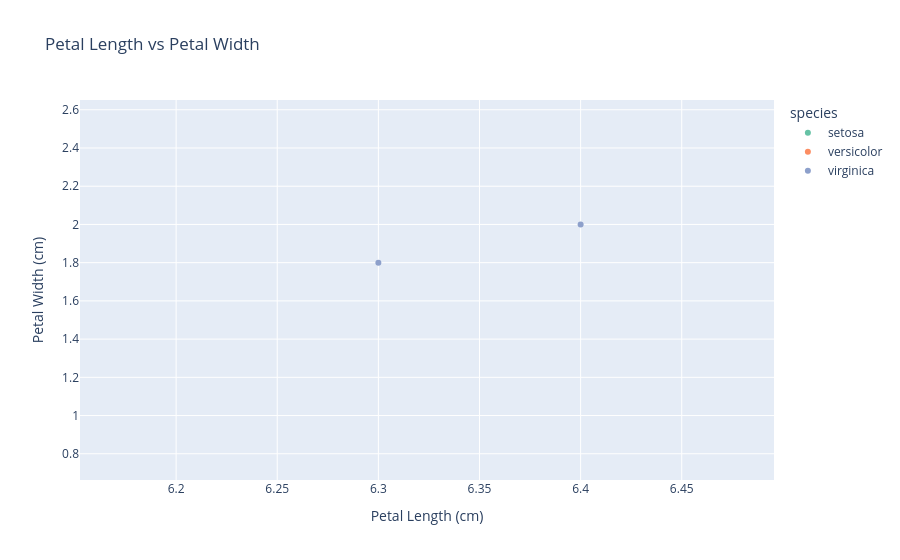
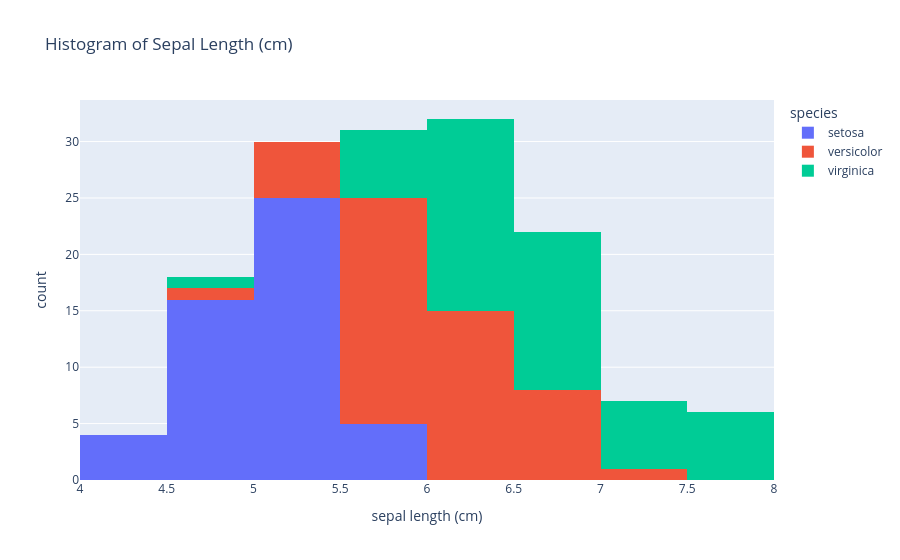
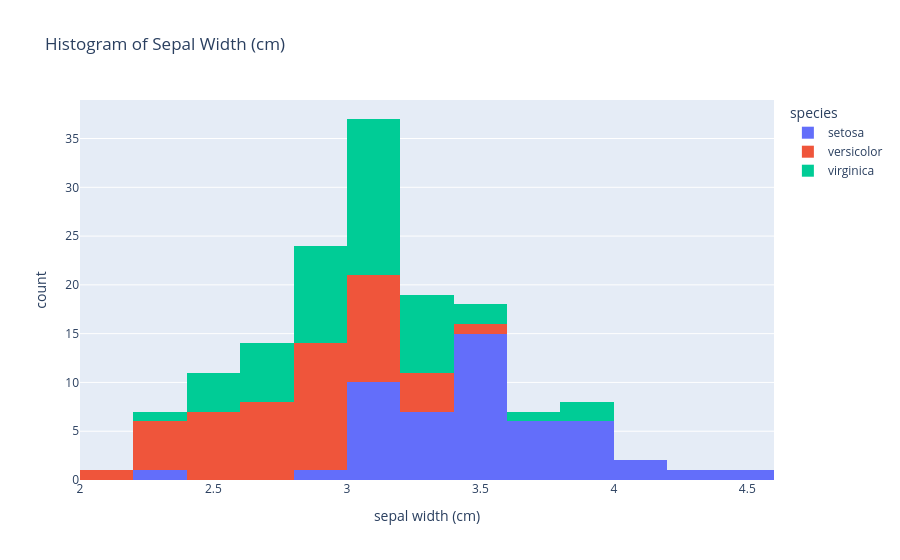
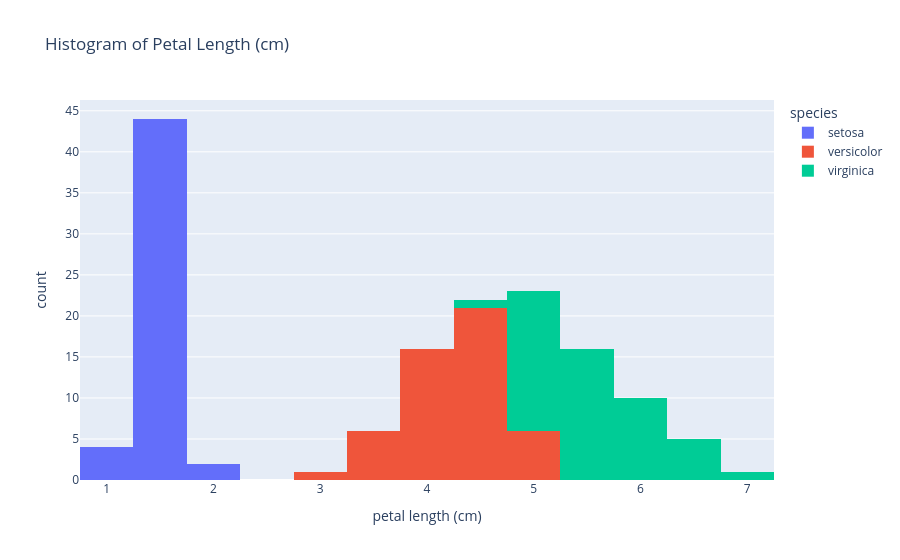

The notebook cell saved with these charts, in order:
### Code cell
import plotly.express as px
from sklearn.datasets import load_iris
import pandas as pd

# Load the Iris dataset
iris = load_iris()
iris_df = pd.DataFrame(iris.data, columns=iris.feature_names)
iris_df['species'] = iris.target

# Map species numbers to actual species names
iris_df['species'] = iris_df['species'].map({0: 'setosa', 1: 'versicolor', 2: 'virginica'})

# A. Scatter plot: Petal length vs Petal width
fig = px.scatter(iris_df, x='petal length (cm)', y='petal width (cm)', color='species', title="Petal Length vs Petal Width",
                 labels={'petal length (cm)': 'Petal Length (cm)', 'petal width (cm)': 'Petal Width (cm)'},
                 color_discrete_sequence=px.colors.qualitative.Set2)
fig.show()

# B. Histograms for each attribute
fig = px.histogram(iris_df, x='sepal length (cm)', color='species', title='Histogram of Sepal Length (cm)', nbins=15)
fig.show()

fig = px.histogram(iris_df, x='sepal width (cm)', color='species', title='Histogram of Sepal Width (cm)', nbins=15)
fig.show()

fig = px.histogram(iris_df, x='petal length (cm)', color='species', title='Histogram of Petal Length (cm)', nbins=15)
fig.show()

fig = px.histogram(iris_df, x='petal width (cm)', color='species', title='Histogram of Petal Width (cm)', nbins=15)
fig.show()

# C. Pie chart for species frequency
species_counts = iris_df['species'].value_counts()
fig = px.pie(names=species_counts.index, values=species_counts.values, title="Frequency of Each Flower Species")
fig.show()

# D. Pair plot of all attributes (using scatter_matrix)
fig = px.scatter_matrix(iris_df, dimensions=iris.feature_names, color="species",
                        title="Pair Plot of Iris Dataset Attributes", 
                        color_discrete_sequence=px.colors.qualitative.Set2)
fig.show()

### Figure 1 — Plotly figure (JSON) as saved in the notebook; plotly's stock layout.template omitted (floating-point values rounded to 4 significant figures)
{"data": [{"hovertemplate": "species=setosa<br>Petal Length (cm)=%{x}<br>Petal Width (cm)=%{y}<extra></extra>", "legendgroup": "setosa", "marker": {"color": "rgb(102,194,165)", "symbol": "circle"}, "mode": "markers", "name": "setosa", "orientation": "v", "showlegend": true, "type": "scatter", "x": [1.4, 1.4, 1.3, 1.5, 1.4, 1.7, 1.4, 1.5, 1.4, 1.5, 1.5, 1.6, 1.4, 1.1, 1.2, 1.5, 1.3, 1.4, 1.7, 1.5, 1.7, 1.5, 1, 1.7, 1.9, 1.6, 1.6, 1.5, 1.4, 1.6, 1.6, 1.5, 1.5, 1.4, 1.5, 1.2, 1.3, 1.4, 1.3, 1.5, 1.3, 1.3, 1.3, 1.6, 1.9, 1.4, 1.6, 1.4, 1.5, 1.4], "xaxis": "x", "y": [0.2, 0.2, 0.2, 0.2, 0.2, 0.4, 0.3, 0.2, 0.2, 0.1, 0.2, 0.2, 0.1, 0.1, 0.2, 0.4, 0.4, 0.3, 0.3, 0.3, 0.2, 0.4, 0.2, 0.5, 0.2, 0.2, 0.4, 0.2, 0.2, 0.2, 0.2, 0.4, 0.1, 0.2, 0.2, 0.2, 0.2, 0.1, 0.2, 0.2, 0.3, 0.3, 0.2, 0.6, 0.4, 0.3, 0.2, 0.2, 0.2, 0.2], "yaxis": "y"}, {"hovertemplate": "species=versicolor<br>Petal Length (cm)=%{x}<br>Petal Width (cm)=%{y}<extra></extra>", "legendgroup": "versicolor", "marker": {"color": "rgb(252,141,98)", "symbol": "circle"}, "mode": "markers", "name": "versicolor", "orientation": "v", "showlegend": true, "type": "scatter", "x": [4.7, 4.5, 4.9, 4, 4.6, 4.5, 4.7, 3.3, 4.6, 3.9, 3.5, 4.2, 4, 4.7, 3.6, 4.4, 4.5, 4.1, 4.5, 3.9, 4.8, 4, 4.9, 4.7, 4.3, 4.4, 4.8, 5, 4.5, 3.5, 3.8, 3.7, 3.9, 5.1, 4.5, 4.5, 4.7, 4.4, 4.1, 4, 4.4, 4.6, 4, 3.3, 4.2, 4.2, 4.2, 4.3, 3, 4.1], "xaxis": "x", "y": [1.4, 1.5, 1.5, 1.3, 1.5, 1.3, 1.6, 1, 1.3, 1.4, 1, 1.5, 1, 1.4, 1.3, 1.4, 1.5, 1, 1.5, 1.1, 1.8, 1.3, 1.5, 1.2, 1.3, 1.4, 1.4, 1.7, 1.5, 1, 1.1, 1, 1.2, 1.6, 1.5, 1.6, 1.5, 1.3, 1.3, 1.3, 1.2, 1.4, 1.2, 1, 1.3, 1.2, 1.3, 1.3, 1.1, 1.3], "yaxis": "y"}, {"hovertemplate": "species=virginica<br>Petal Length (cm)=%{x}<br>Petal Width (cm)=%{y}<extra></extra>", "legendgroup": "virginica", "marker": {"color": "rgb(141,160,203)", "symbol": "circle"}, "mode": "markers", "name": "virginica", "orientation": "v", "showlegend": true, "type": "scatter", "x": [6, 5.1, 5.9, 5.6, 5.8, 6.6, 4.5, 6.3, 5.8, 6.1, 5.1, 5.3, 5.5, 5, 5.1, 5.3, 5.5, 6.7, 6.9, 5, 5.7, 4.9, 6.7, 4.9, 5.7, 6, 4.8, 4.9, 5.6, 5.8, 6.1, 6.4, 5.6, 5.1, 5.6, 6.1, 5.6, 5.5, 4.8, 5.4, 5.6, 5.1, 5.1, 5.9, 5.7, 5.2, 5, 5.2, 5.4, 5.1], "xaxis": "x", "y": [2.5, 1.9, 2.1, 1.8, 2.2, 2.1, 1.7, 1.8, 1.8, 2.5, 2, 1.9, 2.1, 2, 2.4, 2.3, 1.8, 2.2, 2.3, 1.5, 2.3, 2, 2, 1.8, 2.1, 1.8, 1.8, 1.8, 2.1, 1.6, 1.9, 2, 2.2, 1.5, 1.4, 2.3, 2.4, 1.8, 1.8, 2.1, 2.4, 2.3, 1.9, 2.3, 2.5, 2.3, 1.9, 2, 2.3, 1.8], "yaxis": "y"}], "layout": {"autosize": true, "legend": {"title": {"text": "species"}, "tracegroupgap": 0}, "title": {"text": "Petal Length vs Petal Width"}, "xaxis": {"anchor": "y", "autorange": false, "domain": [0, 1], "range": [6.152, 6.496], "title": {"text": "Petal Length (cm)"}, "type": "linear"}, "yaxis": {"anchor": "x", "autorange": false, "domain": [0, 1], "range": [0.6628, 2.651], "title": {"text": "Petal Width (cm)"}, "type": "linear"}}}

### Figure 2 — Plotly figure (JSON) as saved in the notebook; plotly's stock layout.template omitted (floating-point values rounded to 4 significant figures)
{"data": [{"alignmentgroup": "True", "bingroup": "x", "hovertemplate": "species=setosa<br>sepal length (cm)=%{x}<br>count=%{y}<extra></extra>", "legendgroup": "setosa", "marker": {"color": "#636efa", "pattern": {"shape": ""}}, "name": "setosa", "nbinsx": 15, "offsetgroup": "setosa", "orientation": "v", "showlegend": true, "type": "histogram", "x": [5.1, 4.9, 4.7, 4.6, 5, 5.4, 4.6, 5, 4.4, 4.9, 5.4, 4.8, 4.8, 4.3, 5.8, 5.7, 5.4, 5.1, 5.7, 5.1, 5.4, 5.1, 4.6, 5.1, 4.8, 5, 5, 5.2, 5.2, 4.7, 4.8, 5.4, 5.2, 5.5, 4.9, 5, 5.5, 4.9, 4.4, 5.1, 5, 4.5, 4.4, 5, 5.1, 4.8, 5.1, 4.6, 5.3, 5], "xaxis": "x", "yaxis": "y"}, {"alignmentgroup": "True", "bingroup": "x", "hovertemplate": "species=versicolor<br>sepal length (cm)=%{x}<br>count=%{y}<extra></extra>", "legendgroup": "versicolor", "marker": {"color": "#EF553B", "pattern": {"shape": ""}}, "name": "versicolor", "nbinsx": 15, "offsetgroup": "versicolor", "orientation": "v", "showlegend": true, "type": "histogram", "x": [7, 6.4, 6.9, 5.5, 6.5, 5.7, 6.3, 4.9, 6.6, 5.2, 5, 5.9, 6, 6.1, 5.6, 6.7, 5.6, 5.8, 6.2, 5.6, 5.9, 6.1, 6.3, 6.1, 6.4, 6.6, 6.8, 6.7, 6, 5.7, 5.5, 5.5, 5.8, 6, 5.4, 6, 6.7, 6.3, 5.6, 5.5, 5.5, 6.1, 5.8, 5, 5.6, 5.7, 5.7, 6.2, 5.1, 5.7], "xaxis": "x", "yaxis": "y"}, {"alignmentgroup": "True", "bingroup": "x", "hovertemplate": "species=virginica<br>sepal length (cm)=%{x}<br>count=%{y}<extra></extra>", "legendgroup": "virginica", "marker": {"color": "#00cc96", "pattern": {"shape": ""}}, "name": "virginica", "nbinsx": 15, "offsetgroup": "virginica", "orientation": "v", "showlegend": true, "type": "histogram", "x": [6.3, 5.8, 7.1, 6.3, 6.5, 7.6, 4.9, 7.3, 6.7, 7.2, 6.5, 6.4, 6.8, 5.7, 5.8, 6.4, 6.5, 7.7, 7.7, 6, 6.9, 5.6, 7.7, 6.3, 6.7, 7.2, 6.2, 6.1, 6.4, 7.2, 7.4, 7.9, 6.4, 6.3, 6.1, 7.7, 6.3, 6.4, 6, 6.9, 6.7, 6.9, 5.8, 6.8, 6.7, 6.7, 6.3, 6.5, 6.2, 5.9], "xaxis": "x", "yaxis": "y"}], "layout": {"autosize": true, "barmode": "relative", "legend": {"title": {"text": "species"}, "tracegroupgap": 0}, "title": {"text": "Histogram of Sepal Length (cm)"}, "xaxis": {"anchor": "y", "autorange": true, "domain": [0, 1], "range": [4, 8], "title": {"text": "sepal length (cm)"}, "type": "linear"}, "yaxis": {"anchor": "x", "autorange": true, "domain": [0, 1], "range": [0, 33.68], "title": {"text": "count"}}}}

### Figure 3 — Plotly figure (JSON) as saved in the notebook; plotly's stock layout.template omitted (floating-point values rounded to 4 significant figures)
{"data": [{"alignmentgroup": "True", "bingroup": "x", "hovertemplate": "species=setosa<br>sepal width (cm)=%{x}<br>count=%{y}<extra></extra>", "legendgroup": "setosa", "marker": {"color": "#636efa", "pattern": {"shape": ""}}, "name": "setosa", "nbinsx": 15, "offsetgroup": "setosa", "orientation": "v", "showlegend": true, "type": "histogram", "x": [3.5, 3, 3.2, 3.1, 3.6, 3.9, 3.4, 3.4, 2.9, 3.1, 3.7, 3.4, 3, 3, 4, 4.4, 3.9, 3.5, 3.8, 3.8, 3.4, 3.7, 3.6, 3.3, 3.4, 3, 3.4, 3.5, 3.4, 3.2, 3.1, 3.4, 4.1, 4.2, 3.1, 3.2, 3.5, 3.6, 3, 3.4, 3.5, 2.3, 3.2, 3.5, 3.8, 3, 3.8, 3.2, 3.7, 3.3], "xaxis": "x", "yaxis": "y"}, {"alignmentgroup": "True", "bingroup": "x", "hovertemplate": "species=versicolor<br>sepal width (cm)=%{x}<br>count=%{y}<extra></extra>", "legendgroup": "versicolor", "marker": {"color": "#EF553B", "pattern": {"shape": ""}}, "name": "versicolor", "nbinsx": 15, "offsetgroup": "versicolor", "orientation": "v", "showlegend": true, "type": "histogram", "x": [3.2, 3.2, 3.1, 2.3, 2.8, 2.8, 3.3, 2.4, 2.9, 2.7, 2, 3, 2.2, 2.9, 2.9, 3.1, 3, 2.7, 2.2, 2.5, 3.2, 2.8, 2.5, 2.8, 2.9, 3, 2.8, 3, 2.9, 2.6, 2.4, 2.4, 2.7, 2.7, 3, 3.4, 3.1, 2.3, 3, 2.5, 2.6, 3, 2.6, 2.3, 2.7, 3, 2.9, 2.9, 2.5, 2.8], "xaxis": "x", "yaxis": "y"}, {"alignmentgroup": "True", "bingroup": "x", "hovertemplate": "species=virginica<br>sepal width (cm)=%{x}<br>count=%{y}<extra></extra>", "legendgroup": "virginica", "marker": {"color": "#00cc96", "pattern": {"shape": ""}}, "name": "virginica", "nbinsx": 15, "offsetgroup": "virginica", "orientation": "v", "showlegend": true, "type": "histogram", "x": [3.3, 2.7, 3, 2.9, 3, 3, 2.5, 2.9, 2.5, 3.6, 3.2, 2.7, 3, 2.5, 2.8, 3.2, 3, 3.8, 2.6, 2.2, 3.2, 2.8, 2.8, 2.7, 3.3, 3.2, 2.8, 3, 2.8, 3, 2.8, 3.8, 2.8, 2.8, 2.6, 3, 3.4, 3.1, 3, 3.1, 3.1, 3.1, 2.7, 3.2, 3.3, 3, 2.5, 3, 3.4, 3], "xaxis": "x", "yaxis": "y"}], "layout": {"autosize": true, "barmode": "relative", "legend": {"title": {"text": "species"}, "tracegroupgap": 0}, "title": {"text": "Histogram of Sepal Width (cm)"}, "xaxis": {"anchor": "y", "autorange": true, "domain": [0, 1], "range": [2.0, 4.6], "title": {"text": "sepal width (cm)"}, "type": "linear"}, "yaxis": {"anchor": "x", "autorange": true, "domain": [0, 1], "range": [0, 38.95], "title": {"text": "count"}}}}

### Figure 4 — Plotly figure (JSON) as saved in the notebook; plotly's stock layout.template omitted (floating-point values rounded to 4 significant figures)
{"data": [{"alignmentgroup": "True", "bingroup": "x", "hovertemplate": "species=setosa<br>petal length (cm)=%{x}<br>count=%{y}<extra></extra>", "legendgroup": "setosa", "marker": {"color": "#636efa", "pattern": {"shape": ""}}, "name": "setosa", "nbinsx": 15, "offsetgroup": "setosa", "orientation": "v", "showlegend": true, "type": "histogram", "x": [1.4, 1.4, 1.3, 1.5, 1.4, 1.7, 1.4, 1.5, 1.4, 1.5, 1.5, 1.6, 1.4, 1.1, 1.2, 1.5, 1.3, 1.4, 1.7, 1.5, 1.7, 1.5, 1, 1.7, 1.9, 1.6, 1.6, 1.5, 1.4, 1.6, 1.6, 1.5, 1.5, 1.4, 1.5, 1.2, 1.3, 1.4, 1.3, 1.5, 1.3, 1.3, 1.3, 1.6, 1.9, 1.4, 1.6, 1.4, 1.5, 1.4], "xaxis": "x", "yaxis": "y"}, {"alignmentgroup": "True", "bingroup": "x", "hovertemplate": "species=versicolor<br>petal length (cm)=%{x}<br>count=%{y}<extra></extra>", "legendgroup": "versicolor", "marker": {"color": "#EF553B", "pattern": {"shape": ""}}, "name": "versicolor", "nbinsx": 15, "offsetgroup": "versicolor", "orientation": "v", "showlegend": true, "type": "histogram", "x": [4.7, 4.5, 4.9, 4, 4.6, 4.5, 4.7, 3.3, 4.6, 3.9, 3.5, 4.2, 4, 4.7, 3.6, 4.4, 4.5, 4.1, 4.5, 3.9, 4.8, 4, 4.9, 4.7, 4.3, 4.4, 4.8, 5, 4.5, 3.5, 3.8, 3.7, 3.9, 5.1, 4.5, 4.5, 4.7, 4.4, 4.1, 4, 4.4, 4.6, 4, 3.3, 4.2, 4.2, 4.2, 4.3, 3, 4.1], "xaxis": "x", "yaxis": "y"}, {"alignmentgroup": "True", "bingroup": "x", "hovertemplate": "species=virginica<br>petal length (cm)=%{x}<br>count=%{y}<extra></extra>", "legendgroup": "virginica", "marker": {"color": "#00cc96", "pattern": {"shape": ""}}, "name": "virginica", "nbinsx": 15, "offsetgroup": "virginica", "orientation": "v", "showlegend": true, "type": "histogram", "x": [6, 5.1, 5.9, 5.6, 5.8, 6.6, 4.5, 6.3, 5.8, 6.1, 5.1, 5.3, 5.5, 5, 5.1, 5.3, 5.5, 6.7, 6.9, 5, 5.7, 4.9, 6.7, 4.9, 5.7, 6, 4.8, 4.9, 5.6, 5.8, 6.1, 6.4, 5.6, 5.1, 5.6, 6.1, 5.6, 5.5, 4.8, 5.4, 5.6, 5.1, 5.1, 5.9, 5.7, 5.2, 5, 5.2, 5.4, 5.1], "xaxis": "x", "yaxis": "y"}], "layout": {"autosize": true, "barmode": "relative", "legend": {"title": {"text": "species"}, "tracegroupgap": 0}, "title": {"text": "Histogram of Petal Length (cm)"}, "xaxis": {"anchor": "y", "autorange": true, "domain": [0, 1], "range": [0.75, 7.25], "title": {"text": "petal length (cm)"}, "type": "linear"}, "yaxis": {"anchor": "x", "autorange": true, "domain": [0, 1], "range": [0, 46.32], "title": {"text": "count"}}}}
